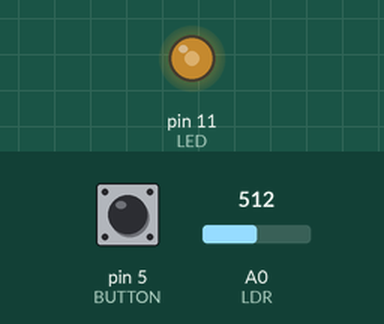
The sketch below on a simulated Arduino Uno, built with avr-gcc and run on an emulated ATmega328P. Shown: output pins drawn as LEDs (lit = HIGH). The inputs (shaded band) are chosen by the test bench; at power-on: A0 (LDR) = 512, pin 5 (BUTTON) HIGH.

Above: at 1.2 s.
1.3 s: A0 (LDR) set to 716
At 2.5 s:
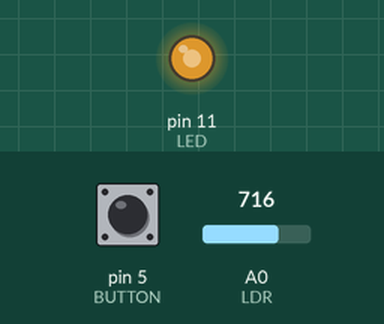
2.8 s: pin 5 (BUTTON) pulled LOW for 0.15 s
At 3.1 s:
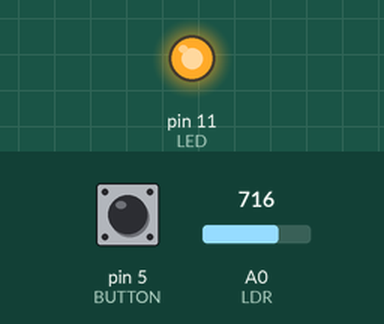
4.4 s: pin 5 (BUTTON) pulled LOW for 1 s
At 5.5 s:
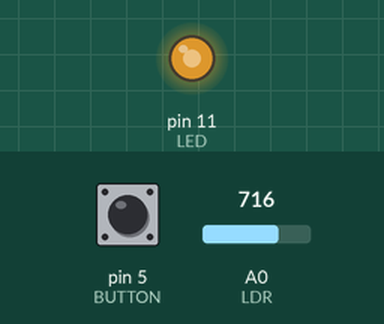
6.9 s: A0 (LDR) set to 122
At 8.0 s:
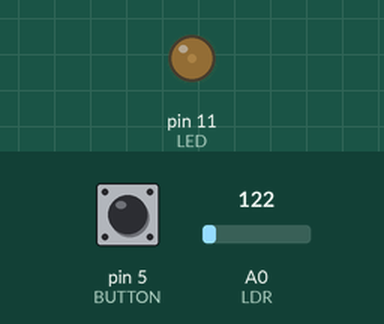
8.4 s: A0 (LDR) set to 0
At 9.1 s:
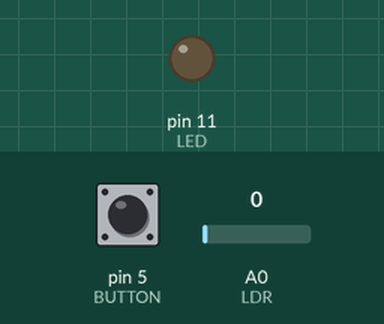
9.9 s: A0 (LDR) set to 511
At 10.3 s:
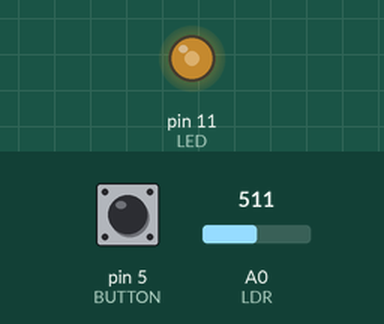
Timing chart, 0 to 12.4 s (numbered marks = the images above; inputs shaded):
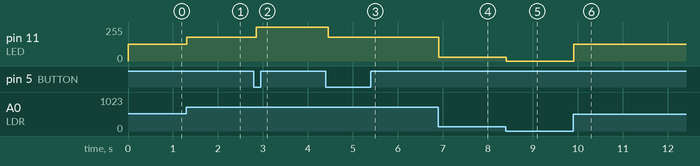

The sketch:

03.03-ldr-to-pwm.ino
```cpp
#include <ezButton.h>

//#define DEBUG

#define LED 11
#define BUTTON 5
#define LDR A0

#define DEBOUNCE 50
#define HERTZ 500

#define MINANALOGEVALUE 0
#define MAXANALOGEVALUE 1023

unsigned char ledMode;
unsigned char change;
unsigned short ldrVolt;
unsigned char dutycycle;
unsigned long currentTime;
unsigned short interval = 1000 / HERTZ + 0.5;

#ifdef DEBUG
unsigned short counter;
#endif

ezButton button(BUTTON);

void setup(void);
void loop(void);
unsigned char readButton(ezButton);


void setup()
{
	#ifdef DEBUG
	Serial.begin(9600);
	#endif

	ledMode = 1;

	pinMode(LED, OUTPUT);
	button.setDebounceTime(DEBOUNCE);

	#ifdef DEBUG
	Serial.println("Setup complete");
	Serial.print("Interval: ");
	Serial.print(interval, DEC);
	#endif
}

void loop()
{
	button.loop();

	change = readButton(button);
	ledMode ^= change;

	if(ledMode)
	{
		if (millis() < (currentTime + interval))
			return;
		currentTime += interval;

		ldrVolt = analogRead(LDR);
		dutycycle = map(ldrVolt, MINANALOGEVALUE, MAXANALOGEVALUE, 0, 255);
		analogWrite(LED, dutycycle);

		#ifdef DEBUG
		if(counter++ == 100)
		{
			Serial.print("LDR: ");
			Serial.print(ldrVolt, DEC);
			Serial.print(", dutycycle: ");
			Serial.println(dutycycle, DEC);
			counter = 0;
		}
		#endif
	}
	else if (change)
	{
		digitalWrite(LED, HIGH);

		#ifdef DEBUG
		Serial.print("PWM, dutycycle: ");
		Serial.println(255, DEC);
		#endif
	}
}

unsigned char readButton(ezButton b)
{
	return b.isPressed();
}
```

Measured:
- after the input at 1.3 s, pin 11 (LED): 127/255 → 178/255 at once
- after the input at 2.8 s, pin 11 (LED): 178/255 → 255/255 after 0.05 s
- after the input at 4.4 s, pin 11 (LED): 255/255 → 178/255 after 0.05 s
- after the input at 6.9 s, pin 11 (LED): 178/255 → 30/255 at once
- after the input at 8.4 s, pin 11 (LED): 30/255 → 0/255 at once
- after the input at 9.9 s, pin 11 (LED): 0/255 → 127/255 at once
